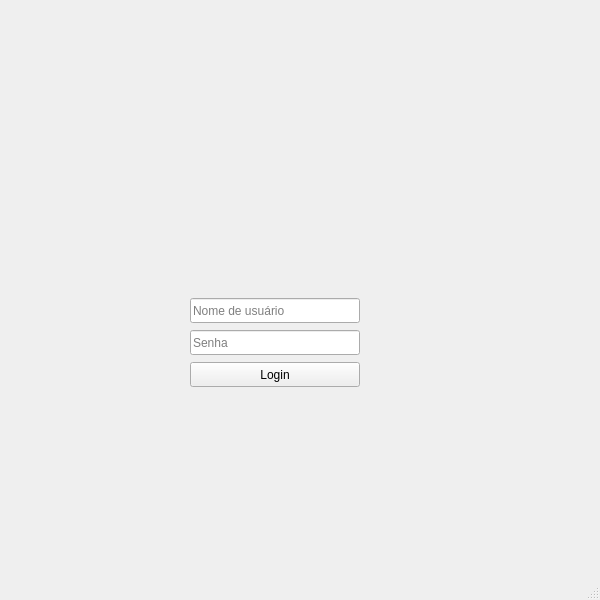
<?xml version="1.0" encoding="UTF-8"?>
<ui version="4.0">
 <class>MainWindow</class>
 <widget class="QMainWindow" name="MainWindow">
  <property name="geometry">
   <rect>
    <x>0</x>
    <y>0</y>
    <width>600</width>
    <height>600</height>
   </rect>
  </property>
  <property name="windowTitle">
   <string>MainWindow</string>
  </property>
  <widget class="QWidget" name="centralwidget">
   <widget class="QStackedWidget" name="stackedWidget">
    <property name="geometry">
     <rect>
      <x>0</x>
      <y>0</y>
      <width>600</width>
      <height>600</height>
     </rect>
    </property>
    <property name="currentIndex">
     <number>0</number>
    </property>
    <widget class="QWidget" name="page">
     <widget class="QWidget" name="">
      <property name="geometry">
       <rect>
        <x>190</x>
        <y>120</y>
        <width>172</width>
        <height>268</height>
       </rect>
      </property>
      <layout class="QVBoxLayout" name="verticalLayout">
       <item>
        <widget class="QLabel" name="label">
         <property name="minimumSize">
          <size>
           <width>170</width>
           <height>170</height>
          </size>
         </property>
         <property name="maximumSize">
          <size>
           <width>170</width>
           <height>170</height>
          </size>
         </property>
         <property name="text">
          <string/>
         </property>
         <property name="pixmap">
          <pixmap resource="Imagens.qrc">:/Icons/Imgs/devil.png</pixmap>
         </property>
         <property name="alignment">
          <set>Qt::AlignCenter</set>
         </property>
        </widget>
       </item>
       <item>
        <widget class="QLineEdit" name="lineEdit">
         <property name="minimumSize">
          <size>
           <width>170</width>
           <height>25</height>
          </size>
         </property>
         <property name="maximumSize">
          <size>
           <width>170</width>
           <height>25</height>
          </size>
         </property>
         <property name="placeholderText">
          <string>Nome de usuário</string>
         </property>
        </widget>
       </item>
       <item>
        <widget class="QLineEdit" name="lineEdit_2">
         <property name="minimumSize">
          <size>
           <width>170</width>
           <height>25</height>
          </size>
         </property>
         <property name="maximumSize">
          <size>
           <width>170</width>
           <height>25</height>
          </size>
         </property>
         <property name="echoMode">
          <enum>QLineEdit::Password</enum>
         </property>
         <property name="placeholderText">
          <string>Senha</string>
         </property>
        </widget>
       </item>
       <item>
        <widget class="QPushButton" name="pushButton">
         <property name="minimumSize">
          <size>
           <width>170</width>
           <height>25</height>
          </size>
         </property>
         <property name="maximumSize">
          <size>
           <width>170</width>
           <height>25</height>
          </size>
         </property>
         <property name="text">
          <string>Login</string>
         </property>
        </widget>
       </item>
      </layout>
     </widget>
    </widget>
    <widget class="QWidget" name="page_2"/>
   </widget>
  </widget>
  <widget class="QMenuBar" name="menubar">
   <property name="geometry">
    <rect>
     <x>0</x>
     <y>0</y>
     <width>600</width>
     <height>26</height>
    </rect>
   </property>
  </widget>
  <widget class="QStatusBar" name="statusbar"/>
 </widget>
 <resources>
  <include location="Imagens.qrc"/>
 </resources>
 <connections/>
</ui>
